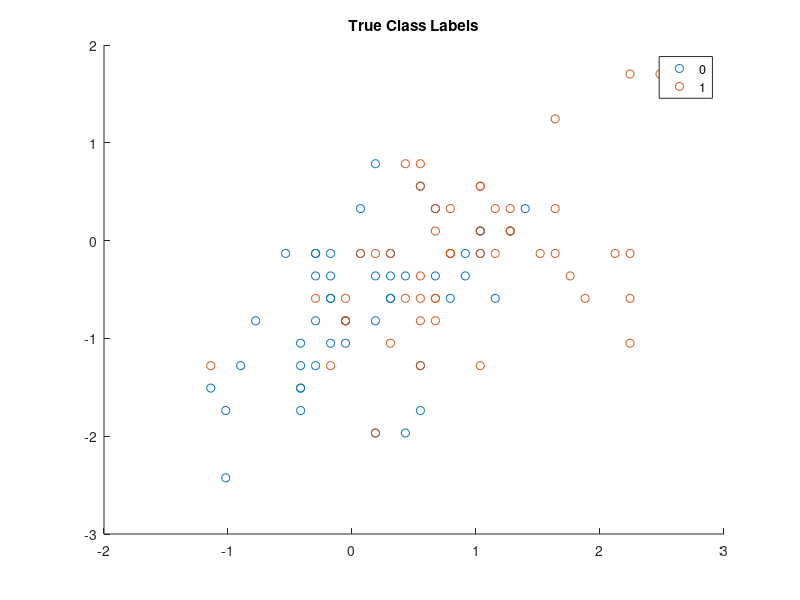

Recreate this plot in MATLAB. (Note: this script raises an error after producing the figure.)
%% Cell 1: Load some data.
load fisheriris; %Load classic flower dataset.
meas = zscore(meas);
X = meas(:,[1,2]); d = 2;
%X = meas; d = 4;
[sval,~,y]=unique(species);
idx=(y==2)|(y==3);
X = X(idx,:);
y = y(idx,:);
y(y==3)=1; y(y==2)=0;
Xtr = X(1:2:end,:);
Ytr = y(1:2:end); 
Xte = X(2:2:end,:);
Yte = y(2:2:end);

figure(4); clf; gscatter(X(:,1),X(:,2),y);  title('True Class Labels');

lx=-2.5:0.05:2.5;
[LX1,LX2]=meshgrid(lx,lx);                      %Generate a list of every single condition in order to plot the classification space.
LX=[LX1(:),LX2(:)];

%% Cell 2: Train Naive Bayes.
nb = fitcnb(Xtr, Ytr);
[~,pTrNB,~] = predict(nb, Xtr); predTr = pTrNB(:,2)>0.5; fprintf(1,'NB Train acc: %1.2f\n', sum(Ytr==predTr)/numel(Ytr));

[~,pTeNB,~] = predict(nb, Xte); predTe = pTeNB(:,2)>0.5; fprintf(1,'NB Test acc: %1.2f\n', sum(Yte==predTe)/numel(Yte));
util_nbVizMulti(lx,LX,nb,Xtr,Ytr,2,0.5);

%% Cell 2B: Train LR.
w0 = zeros(1,size(Xtr,2)+1);
options = optimset('GradObj','on');
f    = @(w) util_lrlik_reg_2c(Ytr, Xtr, w);
[w,fval,eflag,out] = fminunc(f, w0, options);
pTrLR = util_lrclass_2c(Xtr,w); predTr = pTrLR>0.5; fprintf(1,'LR Train acc: %1.2f\n', sum(Ytr==predTr)/numel(Ytr));
pTeLR = util_lrclass_2c(Xte,w); predTe = pTeLR>0.5; fprintf(1,'LR Test acc: %1.2f\n',  sum(Yte==predTe)/numel(Yte));
util_lrViz(lx,LX,w,Xtr,Ytr,2,0.5);             %Visualise the space by coloring the background.

%% Cell 3: Apply trained LR/Naive bayes with different thresholds.
thr = 0.1;      %Try different values here and observe results.
predTr = pTrLR>thr; fprintf(1,'LR Train acc: %1.2f\n', sum(Ytr==predTr)/numel(Ytr));
predTe = pTeLR>thr; fprintf(1,'LR Test acc: %1.2f\n',  sum(Yte==predTe)/numel(Yte));
cmat = confusionmat(Yte,double(predTe))
util_lrViz(lx,LX,w,Xtr,Ytr,2,thr);             %Visualise the space by coloring the background.

predTr = pTrNB(:,2)>thr; fprintf(1,'NB Train acc: %1.2f\n', sum(Ytr==predTr)/numel(Ytr));
predTe = pTeNB(:,2)>thr; fprintf(1,'NB Test  acc: %1.2f\n', sum(Yte==predTe)/numel(Yte));
cmat = confusionmat(Yte,double(predTe))
util_nbVizMulti(lx,LX,nb,Xtr,Ytr,2,thr);

%% Cell 4;
% This code computes the confusion matrix, and TPR/FPR for NB and LR/MaxEnt.
% Add a loop over threshold to try a whole bunch of thresholds, and plot fpr against tpr to generate an roc curve.
thr = 0.25;
predTr = pTrLR>thr; fprintf(1,'LR Train acc: %1.2f\n', sum(Ytr==predTr)/numel(Ytr));
predTe = pTeLR>thr; fprintf(1,'LR Test acc: %1.2f\n',  sum(Yte==predTe)/numel(Yte));
cmat = confusionmat(Yte,double(predTe))
tpr_lr=cmat(2,2)/sum(Yte==1);
fpr_lr=cmat(1,2)/sum(Yte==0);

predTr = pTrNB(:,2)>thr; fprintf(1,'NB Train acc: %1.2f\n', sum(Ytr==predTr)/numel(Ytr));
predTe = pTeNB(:,2)>thr; fprintf(1,'NB Test  acc: %1.2f\n', sum(Yte==predTe)/numel(Yte));
cmat = confusionmat(Yte,double(predTe))
tpr_nb=cmat(2,2)/sum(Yte==1);
fpr_nb=cmat(1,2)/sum(Yte==0);
[~,~,~,aucLR]=perfcurve(Yte,pTeLR,1); 
[~,~,~,aucNB]=perfcurve(Yte,pTeNB(:,2),1);
%%
count = 1;
for i = 0:0.05:1
    thr = i;
    predTr = pTrLR>thr; fprintf(1,'LR Train acc: %1.2f\n', sum(Ytr==predTr)/numel(Ytr));
    predTe = pTeLR>thr; fprintf(1,'LR Test acc: %1.2f\n',  sum(Yte==predTe)/numel(Yte));
    cmat = confusionmat(Yte,double(predTe))
    tpr_lr(count)=cmat(2,2)/sum(Yte==1);
    fpr_lr(count)=cmat(1,2)/sum(Yte==0);

    predTr = pTrNB(:,2)>thr; fprintf(1,'NB Train acc: %1.2f\n', sum(Ytr==predTr)/numel(Ytr));
    predTe = pTeNB(:,2)>thr; fprintf(1,'NB Test  acc: %1.2f\n', sum(Yte==predTe)/numel(Yte));
    cmat = confusionmat(Yte,double(predTe))
    tpr_nb(count)=cmat(2,2)/sum(Yte==1);
    fpr_nb(count)=cmat(1,2)/sum(Yte==0);
    
    [~,~,~,aucLR(count)]=perfcurve(Yte,pTeLR,1); 
    [~,~,~,aucNB(count)]=perfcurve(Yte,pTeNB(:,2),1);
    count = count+1;
end
figure(1)
% False Positive Rate. True Positive Rate.
plot(fpr_lr,tpr_lr, 'bd-', 'LineWidth', 2);
title('ROC Curve');
xlabel('False Positive Rate');
ylabel('True Positive Rate');
grid on;
line([0,1], [0,1], 'LineWidth', 2, 'Color', 'k');
axis square;
figure(2)
plot(fpr_nb,tpr_nb,'bd-', 'LineWidth', 2 );
title('ROC Curve');
xlabel('False Positive Rate');
ylabel('True Positive Rate');
grid on;
line([0,1], [0,1], 'LineWidth', 2, 'Color', 'k');
axis square;
figure(3)
plot(aucLR,0:0.05:1);

figure(4)
plot(aucNB,0:0.05:1);